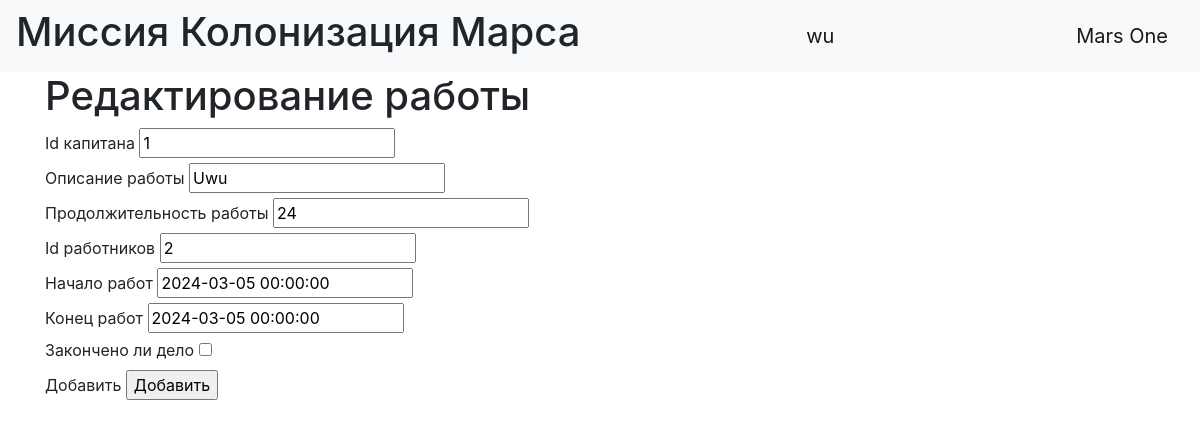
Page /job_edit/8 (signed in) on the committed database.
### data/users.py (models this page shows, shortened)
class User(SqlAlchemyBase, UserMixin):
    __tablename__ = 'users'
    id = sqlalchemy.Column(sqlalchemy.Integer,
                           primary_key=True, autoincrement=True)
    surname = sqlalchemy.Column(sqlalchemy.String, nullable=True)
    name = sqlalchemy.Column(sqlalchemy.String, nullable=True)
    age = sqlalchemy.Column(sqlalchemy.Integer, nullable=True)
    position = sqlalchemy.Column(sqlalchemy.String, nullable=True)
    speciality = sqlalchemy.Column(sqlalchemy.String, nullable=True)
    address = sqlalchemy.Column(sqlalchemy.String, nullable=True)
    email = sqlalchemy.Column(sqlalchemy.String,
                              index=True, unique=True, nullable=True)
    hashed_password = sqlalchemy.Column(sqlalchemy.String, nullable=True)
    modified_date = sqlalchemy.Column(sqlalchemy.DateTime,
                                      default=datetime.datetime.now)

### data/jobs.py (models this page shows)
class Jobs(SqlAlchemyBase):
    __tablename__ = 'jobs'
    id = sqlalchemy.Column(sqlalchemy.Integer,
                           primary_key=True, autoincrement=True)
    team_leader = sqlalchemy.Column(sqlalchemy.Integer,
                                    sqlalchemy.ForeignKey("users.id"))
    job = sqlalchemy.Column(sqlalchemy.String, nullable=True)
    work_size = sqlalchemy.Column(sqlalchemy.Integer,
                                  default=0)
    collaborators = sqlalchemy.Column(sqlalchemy.String, nullable=True)
    start_date = sqlalchemy.Column(sqlalchemy.Date)
    end_date = sqlalchemy.Column(sqlalchemy.Date)
    is_finished = sqlalchemy.Column(sqlalchemy.Boolean, default=True)

### main.py (the view, shortened to what this page needs)
@app.route('/job_edit/<int:id>', methods=['GET', 'POST'])
@login_required
def edit_jobs(id):
    form = AddJobForm()
    if request.method == "GET":
        db_sess = db_session.create_session()
        jobs = db_sess.query(Jobs).filter(Jobs.id == id).first()
        if jobs:
            form.team_leader.data = jobs.team_leader
            form.job.data = jobs.job
            form.work_size.data = jobs.work_size
            form.collaborators.data = jobs.collaborators
            form.start_date.data = jobs.start_date
            form.end_date.data = jobs.end_date
            form.is_finished.data = jobs.is_finished
        else:
            abort(404)
    return render_template('forms.html',
                           title='Редактирование работы',
                           form=form
                           )

### main.py
class AddJobForm(FlaskForm):
    team_leader = IntegerField('Id капитана', validators=[DataRequired()])
    job = StringField('Описание работы', validators=[DataRequired()])
    work_size = IntegerField('Продолжительность работы', validators=[DataRequired()])
    collaborators = StringField('Id работников', validators=[DataRequired()])
    start_date = DateTimeField('Начало работ', default=datetime.datetime.now())
    end_date = DateTimeField('Конец работ')
    is_finished = BooleanField('Закончено ли дело')
    submit = SubmitField('Добавить')

### data/db_session.py (called while the page is built)
def create_session() -> Session:
    global __factory
    return __factory()

### main.py (called while the page is built)
@login_manager.user_loader
def load_user(user_id):
    db_sess = db_session.create_session()
    return db_sess.query(User).get(user_id)

### templates/forms.html (shortened to what this page needs)
{% extends "base.html" %}
{% block content %}
    <h1>{{ title }}</h1>
    <form action="" method="post" novalidate>
        {% for field in form if field.name != 'csrf_token' %}
            <div>
                {{ field.label() }}
                {{ field() }}
            </div>
        {% endfor %}
    </form>
{% endblock %}

### templates/base.html (shortened to what this page needs)
<!doctype html>
<html lang="en">
<head>
    <link rel="stylesheet"
          href="https://stackpath.bootstrapcdn.com/bootstrap/4.4.1/css/bootstrap.min.css"
>
</head>
<body>
<header>
    <nav class="navbar navbar-light bg-light">
        <h1>Миссия Колонизация Марса</h1>
        {% if current_user.is_authenticated %}
            <a class="navbar-brand" href="/logout">{{ current_user.name }}</a>
        {% else %}
            <p>
                <a class="btn btn-primary " href="/register">Зарегистрироваться</a>
                <a class="btn btn-success" href="/login">Войти</a>
            </p>
        {% endif %}
        <a class="navbar-brand" href="#">Mars One</a>
    </nav>
</header>
<main role="main" class="container">
    {% block content %}{% endblock %}
</main>
</body>
</html>

### rows in the picture
User: name "wu"
Jobs: team_leader "1" "Uwu" "24" "2" "2024-03-05 00:00:00" "2024-03-05 00:00:00"

### other values in the picture
{{ title }} "Редактирование работы"
{{ field.label() }} "Id капитана" "Описание работы" "Продолжительность работы" "Id работников" "Начало работ" "Конец работ" "Закончено ли дело" "Добавить"
